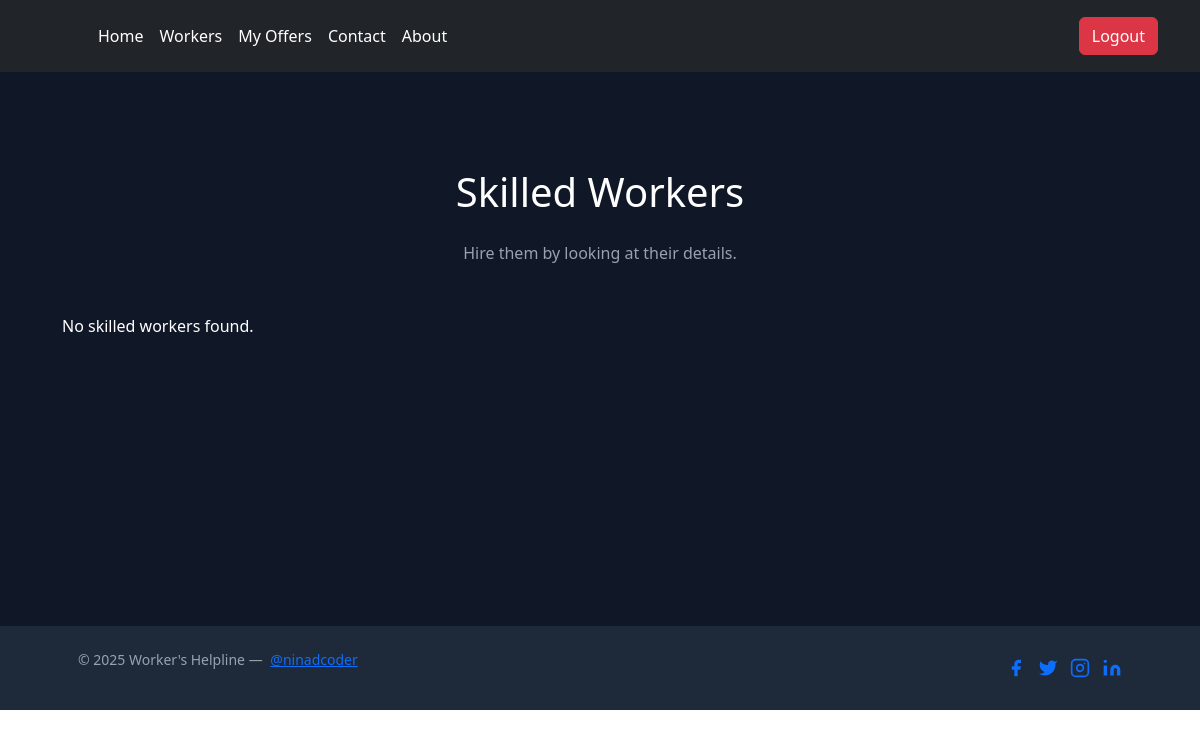
Page /workers/skilled/ (signed in) on the earlier database version.
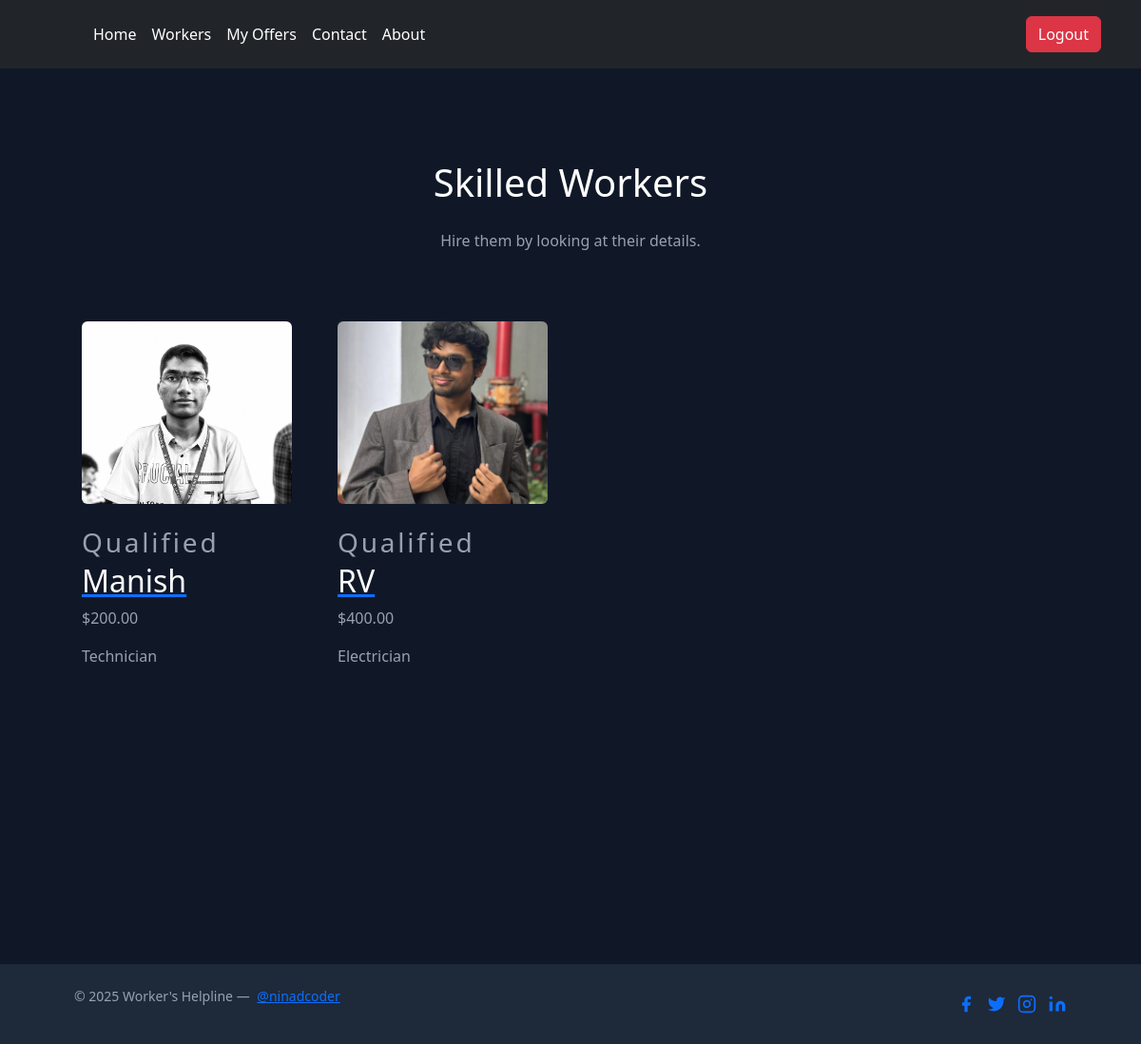
Same page on the later database version.
### users/models.py (models this page shows, shortened)
class Profile(models.Model):
    ROLE_CHOICES = [
        ('worker', 'Worker'),
        ('hirer', 'Hirer'),
    ]
    WORKER_TYPE_CHOICES = [
        ('qualified', 'Skilled Worker'),
        ('general', 'Unskilled Worker'),
    ]
    user = models.OneToOneField(User, on_delete=models.CASCADE)
    image = models.ImageField(default='default.jpg', upload_to='profile_pics')
    role = models.CharField(max_length=10, choices=ROLE_CHOICES, default='hirer')
    worker_type = models.CharField(max_length=20, choices=WORKER_TYPE_CHOICES, blank=True, null=True)
    job_profession = models.CharField(max_length=255, blank=True, null=True)
    age = models.PositiveIntegerField(blank=True, null=True)
    address = models.CharField(max_length=255, blank=True, null=True)
    wage = models.DecimalField(max_digits=10, decimal_places=2, blank=True, null=True)
    police_verified = models.BooleanField(default=False)

### workers_board/views.py (the view)
# urls.py: path('skilled/', skilled, name='skilled'),
@login_required
def skilled(request):
    skilled_workers = Profile.objects.filter(role='worker', worker_type='qualified')
    return render(request, 'skilled.html', {'workers': skilled_workers})

### templates/skilled.html (shortened to what this page needs)
{% extends "base.html" %}
{% block body %}
<section class="text-gray-400 bg-gray-900 body-font">
  <div class="container px-5 py-24 mx-auto">
    <div class="flex flex-col text-center w-full mb-12">
      <h1 class="sm:text-3xl text-2xl font-medium title-font mb-4 text-white">Skilled Workers</h1>
      <p class="lg:w-2/3 mx-auto leading-relaxed text-base">Hire them by looking at their details.</p>
    </div>
    <div class="flex flex-wrap -m-4">
      {% for worker in workers %}
      <div class="lg:w-1/4 md:w-1/2 p-4 w-full">
        <a href="{% url 'hire' worker.user.id %}" class="block relative h-48 rounded overflow-hidden">
          {% if worker.image %}
            <img alt="Profile Image" class="object-cover object-center w-full h-full block" src="{{ worker.image.url }}">
          {% else %}
            <img alt="Profile Image" class="object-cover object-center w-full h-full block" src="https://dummyimage.com/420x260">
          {% endif %}
        </a>
        <div class="mt-4">
          <h3 class="text-gray-500 text-xs tracking-widest title-font mb-1">{{ worker.worker_type|title }}</h3>
          <a href="{% url 'hire' worker.user.id %}">
            <h2 class="text-white title-font text-lg font-medium">{{ worker.user.username }}</h2>
          </a>
          <p class="mt-1">${{ worker.wage }}</p>
          <p class="mt-1">{{ worker.job_profession }}</p>
        </div>
      </div>
      {% empty %}
      <p class="text-white">No skilled workers found.</p>
      {% endfor %}
    </div>
  </div>
</section>
{% endblock body %}

Differences in the rows shown:
added Profile: image (picture), worker_type "Qualified", user.username "Manish", wage "200.00", job_profession "Technician"
added Profile: image (picture), worker_type "Qualified", user.username "RV", wage "400.00", job_profession "Electrician"
Other differences:
text no longer shown: "No skilled workers found."
